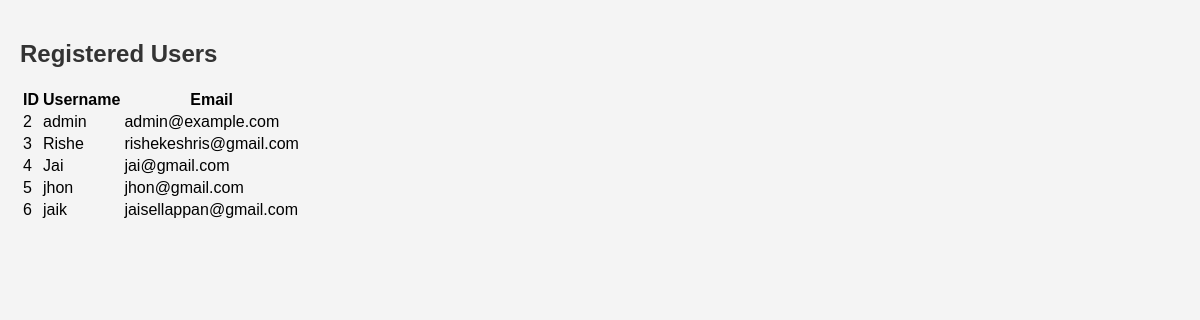
Screenshot of /users (signed in) with the database file from the repository.
### app.py (models this page shows)
class User(db.Model, UserMixin):
    id = db.Column(db.Integer, primary_key=True)
    username = db.Column(db.String(150), unique=True, nullable=False)
    email = db.Column(db.String(150), unique=True, nullable=False)
    password = db.Column(db.String(200), nullable=False)
    role = db.Column(db.String(50), nullable=False, default='user')
    def is_admin(self):
        return self.role == 'admin'

### app.py (the view)
@app.route('/users')
@login_required
def users():
    if not current_user.is_admin():
        flash('You do not have access to this page.', 'danger')
        return redirect(url_for('home'))
    all_users = User.query.all()
    return render_template('users.html', users=all_users)

### app.py (called while the page is built)
@login_manager.user_loader
def load_user(user_id):
    return User.query.get(int(user_id))

### templates/users.html (shortened to what this page needs)
<!DOCTYPE html>
<html lang="en">
<head>
    <link rel="stylesheet" href="{{ url_for('static', filename='styles.css') }}">
</head>
<body>
    <div class="container">
        <h2>Registered Users</h2>
        <table>
            <thead>
                <tr>
                    <th>ID</th>
                    <th>Username</th>
                    <th>Email</th>
                </tr>
            </thead>
            <tbody>
                {% for user in users %}
                <tr>
                    <td>{{ user.id }}</td>
                    <td>{{ user.username }}</td>
                    <td>{{ user.email }}</td>
                </tr>
                {% endfor %}
            </tbody>
        </table>
    </div>
</body>
</html>

### static/styles.css (style rules this page uses)
body { font-family: Arial, sans-serif; margin: 0; padding: 0; background-color: #f4f4f4; }
.container { padding: 20px; }
h2 { color: #333; }

### rows the page displays
User: id "2", username "admin", email "admin@example.com"
User: id "3", username "Rishe", email "rishekeshris@gmail.com"
User: id "4", username "Jai", email "jai@gmail.com"
User: id "5", username "jhon", email "jhon@gmail.com"
User: id "6", username "jaik", email "jaisellappan@gmail.com"
